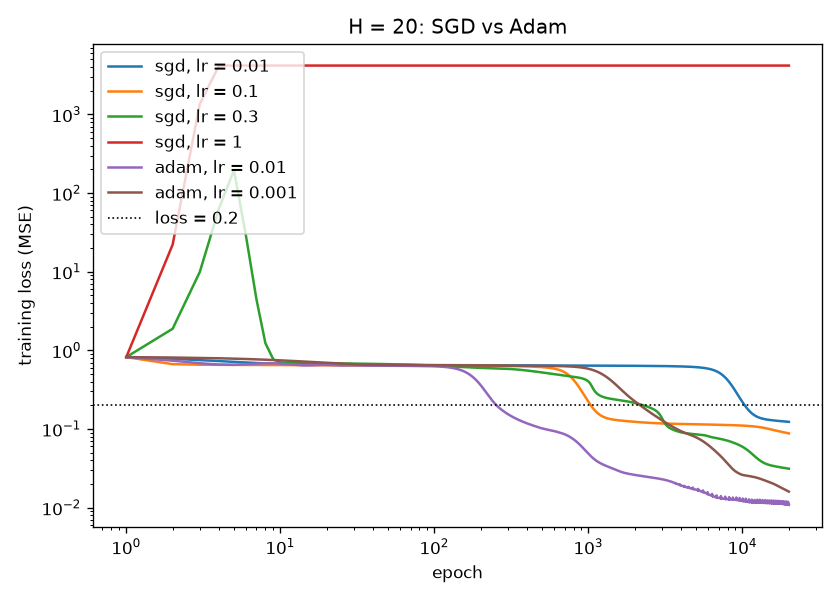

Generate this figure with Python:
"""
Exercise 7: Adam versus plain gradient descent.

With H = 20 on the training set, trains for 20 000 epochs with SGD at
lr = 0.01, 0.1, 0.3, 1.0 and with Adam at lr = 0.01, 0.001, plots all six
training-loss curves on one set of log-log axes, and reports the first epoch
at which the training loss drops below 0.2 (plus final train/val loss for (c)).
"""
import sys
from pathlib import Path

import numpy as np
import matplotlib.pyplot as plt

HERE = Path(__file__).resolve().parent
sys.path.insert(0, str(HERE.parent))
import fit

x, y = fit.load(HERE.parent / "data.csv")
(xtr, ytr), (xva, yva), (xte, yte) = fit.split(x, y, n_train=30, n_val=30)

H, EPOCHS, THRESHOLD = 20, 20000, 0.2
runs = [("sgd", 0.01), ("sgd", 0.1), ("sgd", 0.3), ("sgd", 1.0),
        ("adam", 0.01), ("adam", 0.001)]
epochs = np.arange(1, EPOCHS + 1)

fig, ax = plt.subplots(figsize=(7, 5))
print(f"{'optimiser':>9} {'lr':>6} {'first epoch < 0.2':>18} "
      f"{'final train':>12} {'final val':>10}")
for opt, lr in runs:
    net, history = fit.train(xtr, ytr, hidden=H, epochs=EPOCHS, lr=lr, optimiser=opt)
    train = np.array(history["train"])
    below = np.flatnonzero(train < THRESHOLD)     # NaN compares False, so divergence counts as never
    first = str(below[0] + 1) if below.size else "never"
    print(f"{opt:>9} {lr:6g} {first:>18} {train[-1]:12.4f} "
          f"{fit.mse(net, xva, yva):10.4f}")
    ax.loglog(epochs, train, label=f"{opt}, lr = {lr:g}")
ax.axhline(THRESHOLD, color="k", ls=":", lw=1, label="loss = 0.2")
ax.set_xlabel("epoch")
ax.set_ylabel("training loss (MSE)")
ax.set_title(f"H = {H}: SGD vs Adam")
ax.legend()
plt.tight_layout()
plt.savefig(HERE / "exercise7.png", dpi=120)
